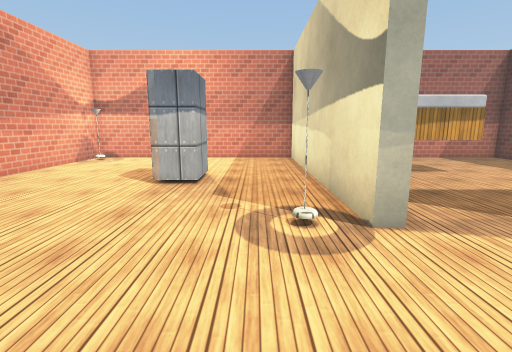
view 1 (above)

15 first-person views from a walk through a Unity game level. The camera is 1.5 m above the floor, tilts 10° down and sees 85° across. The floor is counted in squares, 1 m on a side. Each view is taken from the middle of a square. On the plan, view 1 faces up. The plan holds only what a view shows up to about 14 squares ahead; the rest is blank. The player is left out. Door leaves are left out, so doorways stand open. Surface patterns are stand-ins for the level's own textures.

view 2
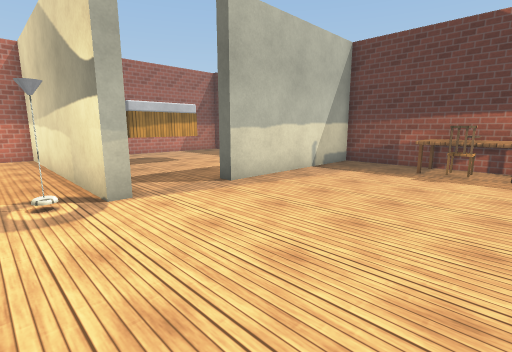

view 3
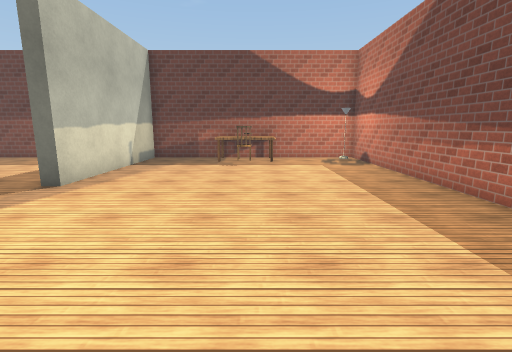

view 4
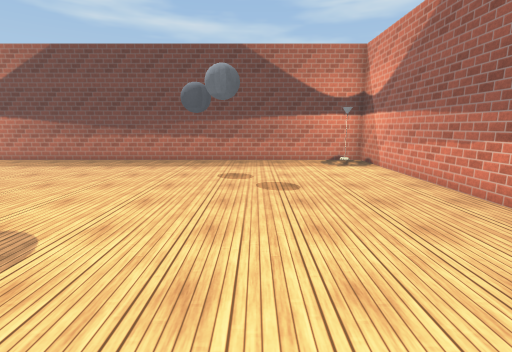

view 5
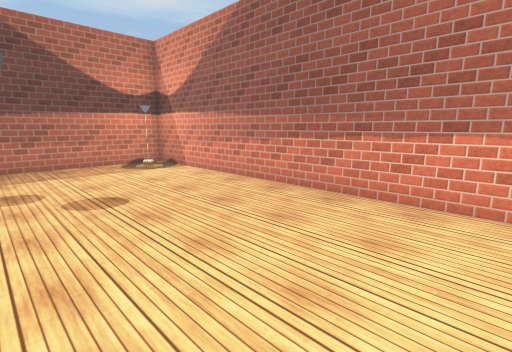

view 6
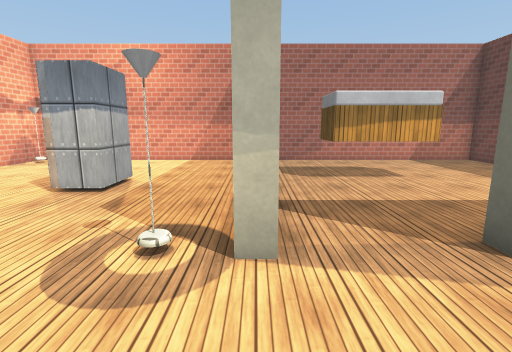

view 7
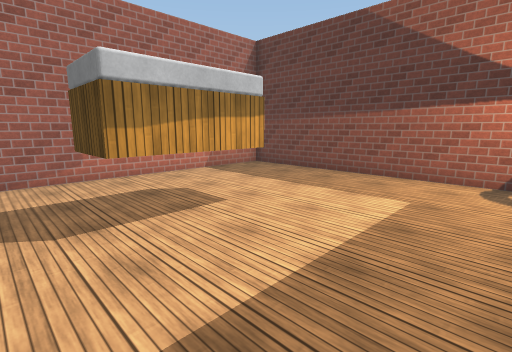

view 8
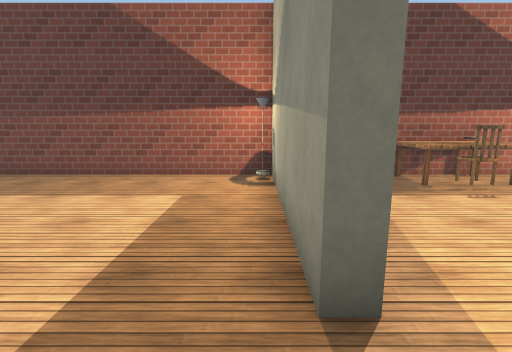

view 9
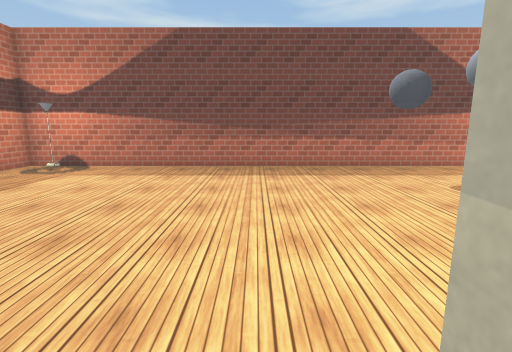

view 10
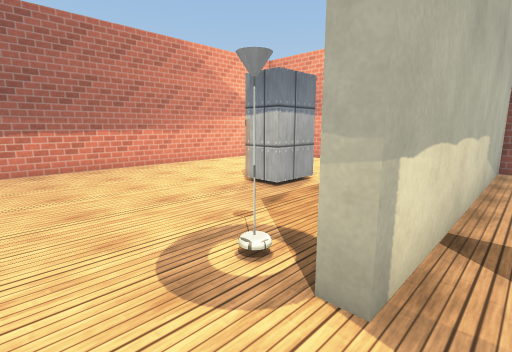

view 11
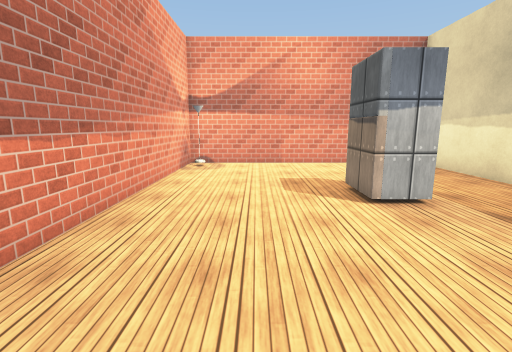

view 12
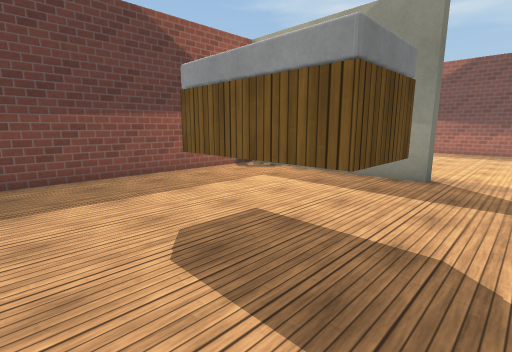

view 13
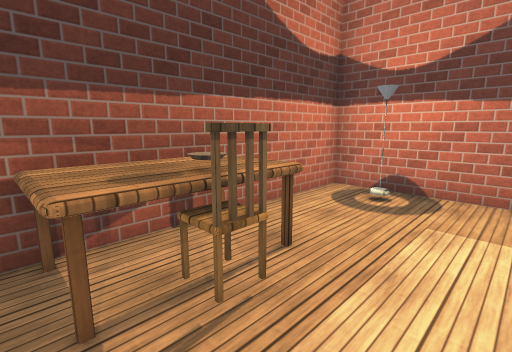

view 14
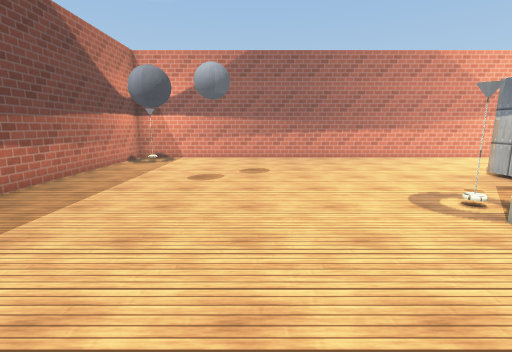

view 15
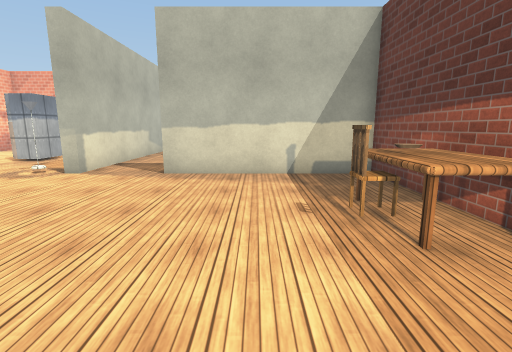

### Floor plan
Points are (right, up) in squares from view 1. A wall is a line through its corners. A room is listed if a view was taken in it or the views show most of it. See-through windows are left out.
Room 1 (views 1, 2, 3, 4, 5, 6, 10, 11, 13, 14, 15)
walls: (2.3, 4) (1.8, 4) (1.8, 13.7) (-7.8, 13.7) (-7.8, -5.7) (11.7, -5.7) (11.7, 4) (5, 4)
ways out: open door at (4, 4) to room 2
objects: other object (-7, -5); other object (-7, 13); fridge (-3, 7) to (-2, 9); lamp (1, 4); lamp (10, -5); table (10, -2) to (11, 1); chair (10, -1) to (10, 0)
Room 2 (views 7, 8, 9, 12)
walls: (5, 4.5) (11.7, 4.5) (11.7, 13.7) (2.3, 13.7) (2.3, 4)
ways out: open door at (4, 4) to room 1
objects: bed (4, 9) to (7, 10); lamp (11, 5)

Where each view was taken, in squares from view 1:
view 1: 0 up, 0 right, facing up
view 2: 2 down, 0 right, facing up-right
view 3: 1 down, 2 left, facing right
view 4: 7 up, 3 left, facing down
view 5: 6 up, 2 left, facing down-left
view 6: 1 up, 2 right, facing up
view 7: 5 up, 3 right, facing up-right
view 8: 5 up, 3 right, facing right
view 9: 5 up, 3 right, facing down
view 10: 2 up, 3 right, facing up-left
view 11: 2 up, 5 left, facing up
view 12: 13 up, 3 right, facing down-right
view 13: 1 up, 8 right, facing down-right
view 14: 0 up, 6 right, facing left
view 15: 5 down, 8 right, facing up
